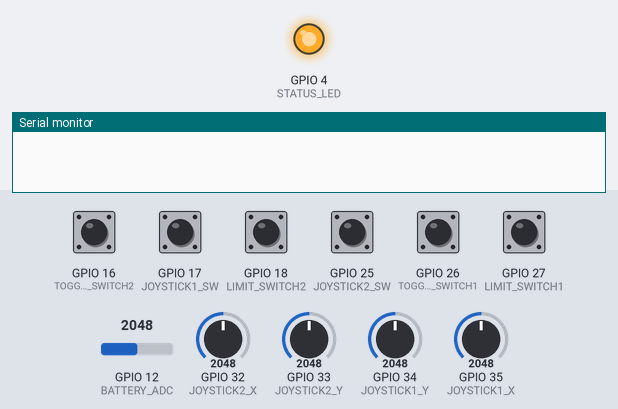
Simulated run of this sketch. Board: ESP32. On the bench: output pins drawn as LEDs (lit = HIGH), the last lines printed to the serial monitor. Dashed ring = blinking. The inputs (shaded band) are chosen by the test bench; at power-on: GPIO 16 (TOGGLE_SWITCH2), GPIO 17 (JOYSTICK1_SW), GPIO 18 (LIMIT_SWITCH2), GPIO 25 (JOYSTICK2_SW), GPIO 26 (TOGGLE_SWITCH1), GPIO 27 (LIMIT_SWITCH1) HIGH, GPIO 12 (BATTERY_ADC) = 2048, GPIO 32 (JOYSTICK2_X) = 2048, GPIO 33 (JOYSTICK2_Y) = 2048, GPIO 34 (JOYSTICK1_Y) = 2048, GPIO 35 (JOYSTICK1_X) = 2048. USB keyboard and mouse output is not drawn.

Above: at 0.1 s.
At 4.2 s:
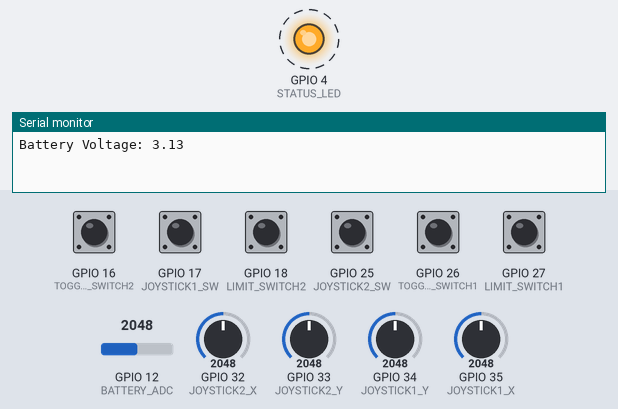
4.3 s: GPIO 12 (BATTERY_ADC) set to 2250
8.8 s: GPIO 12 (BATTERY_ADC) set to 2336
At 10.1 s:
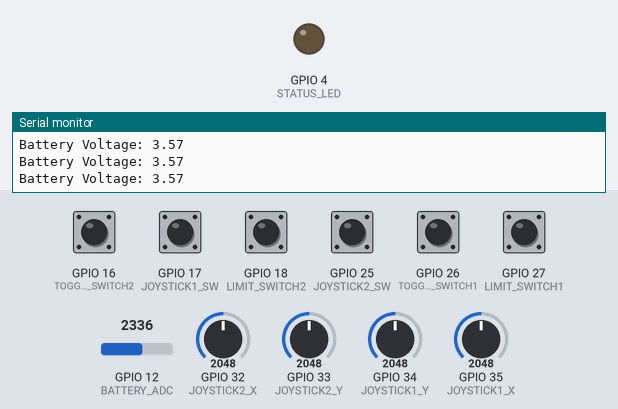
Timing chart, 0 to 11.8 s (numbered marks = the images above; inputs shaded):
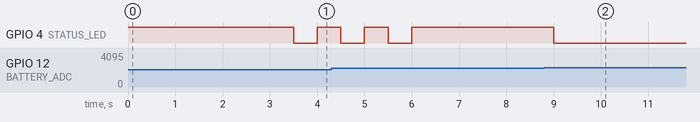

The sketch:

BLE_Remote.ino
```cpp
#include <NimBLEDevice.h>
#include <BleGamepad.h>

// ================= PIN DEFINITIONS =================
#define JOYSTICK1_X     35
#define JOYSTICK1_Y     34
#define JOYSTICK1_SW    17

#define JOYSTICK2_X     32
#define JOYSTICK2_Y     33
#define JOYSTICK2_SW    25

#define TOGGLE_SWITCH1  26
#define TOGGLE_SWITCH2  16

#define LIMIT_SWITCH1   27
#define LIMIT_SWITCH2   18

#define STATUS_LED      4
#define BATTERY_ADC     12

// ================= BLE GAMEPAD =================
BleGamepad bleGamepad("ESP32 Gamepad", "YourBrand", 100);

bool ledTriggered = false;

// ================= SETUP =================
void setup() {
  Serial.begin(115200);

  pinMode(JOYSTICK1_SW, INPUT_PULLUP);
  pinMode(JOYSTICK2_SW, INPUT_PULLUP);

  pinMode(TOGGLE_SWITCH1, INPUT);
  pinMode(TOGGLE_SWITCH2, INPUT);

  pinMode(LIMIT_SWITCH1, INPUT_PULLUP);
  pinMode(LIMIT_SWITCH2, INPUT_PULLUP);

  pinMode(STATUS_LED, OUTPUT);
  digitalWrite(STATUS_LED, HIGH);
  delay(3000);
  digitalWrite(STATUS_LED, LOW);

  pinMode(BATTERY_ADC, INPUT);
  analogSetPinAttenuation(BATTERY_ADC, ADC_11db);

  bleGamepad.begin();
}

// ================= LOOP =================
void loop() {

  // ================= BATTERY MONITOR =================
  int adcValue = analogRead(BATTERY_ADC);

  float adcVoltage = ((adcValue / 4095.0) * 3.6) * 1.16;
  float batteryVoltage = adcVoltage * 1.5;        // 10k top, 20k bottom

  Serial.print("Battery Voltage: ");
  Serial.println(batteryVoltage);

  if (batteryVoltage < 3.5) {
    for (int i = 0; i < 3; i++) {
      digitalWrite(STATUS_LED, HIGH);
      delay(500);
      digitalWrite(STATUS_LED, LOW);
      delay(500);
    }
  }

  // ================= BLE CONNECT LED =================
  if (bleGamepad.isConnected() && !ledTriggered) {
    digitalWrite(STATUS_LED, HIGH);
    delay(3000);
    digitalWrite(STATUS_LED, LOW);
    ledTriggered = true;
  }

  if (!bleGamepad.isConnected()) {
    ledTriggered = false;
  }

  if (bleGamepad.isConnected()) {

    int joy1X = analogRead(JOYSTICK1_X);
    int joy1Y = analogRead(JOYSTICK1_Y);
    int joy2X = analogRead(JOYSTICK2_X);
    int joy2Y = analogRead(JOYSTICK2_Y);

    bleGamepad.setLeftThumb(
      map(joy1X, 0, 4095, 32767, 0),
      map(joy1Y, 0, 4095, 0, 32767)
    );

    bleGamepad.setRightThumb(
      map(joy2X, 0, 4095, 32767, 0),
      map(joy2Y, 0, 4095, 32767, 0)
    );

    !digitalRead(JOYSTICK1_SW) ? bleGamepad.press(BUTTON_1) : bleGamepad.release(BUTTON_1);
    !digitalRead(JOYSTICK2_SW) ? bleGamepad.press(BUTTON_9) : bleGamepad.release(BUTTON_9);

    if (digitalRead(TOGGLE_SWITCH1) == LOW) {
      bleGamepad.press(BUTTON_5);
      bleGamepad.release(BUTTON_6);
    } else {
      bleGamepad.release(BUTTON_5);
      bleGamepad.press(BUTTON_6);
    }

    if (digitalRead(TOGGLE_SWITCH2) == LOW) {
      bleGamepad.press(BUTTON_7);
      bleGamepad.release(BUTTON_8);
    } else {
      bleGamepad.release(BUTTON_7);
      bleGamepad.press(BUTTON_8);
    }

    !digitalRead(LIMIT_SWITCH1) ? bleGamepad.press(BUTTON_10) : bleGamepad.release(BUTTON_10);
    !digitalRead(LIMIT_SWITCH2) ? bleGamepad.press(BUTTON_11) : bleGamepad.release(BUTTON_11);

    bleGamepad.sendReport();
  }

  delay(10);
}
```

Measured:
- the behaviour switches between 2288 and 2289 on GPIO 12 (BATTERY_ADC) (found by bisection; images 1 and 2)
- after the input at 8.8 s, GPIO 4 (STATUS_LED): goes on until 9.0 s, then stays LOW
- by itself, GPIO 4 (STATUS_LED): alternates HIGH for 0.50 s and LOW for 0.50 s, 4 changes in all, then stays HIGH
